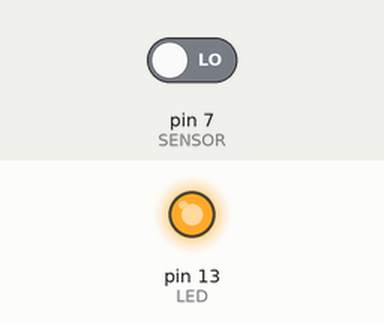
This sketch was run on a simulated Arduino Uno, built with avr-gcc and run on an emulated ATmega328P. On the bench: output pins drawn as LEDs (lit = HIGH). The inputs (shaded band) are chosen by the test bench; at power-on: pin 7 (SENSOR) LOW.

Above: at 1.8 s.
1.9 s: pin 7 (SENSOR) driven HIGH
At 2.8 s:
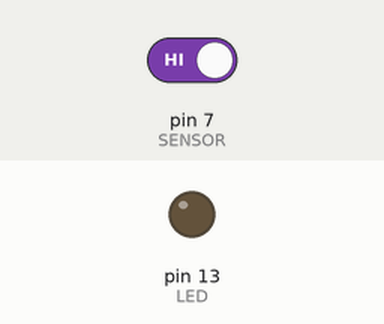
3.5 s: pin 7 (SENSOR) driven LOW
At 3.9 s:
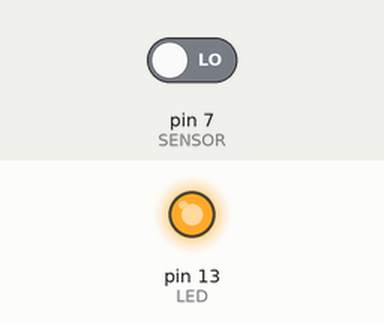
Timing chart, 0 to 6.5 s (numbered marks = the images above; inputs shaded):
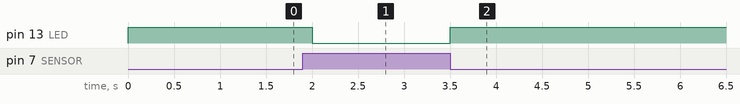

The sketch:

KY-036.ino
```cpp
int SENSOR=7;
int LED=13;
int ESTADO;
void setup() {
  // put your setup code here, to run once:
pinMode(SENSOR,INPUT);
pinMode(LED,OUTPUT);
}

void loop() {
ESTADO=digitalRead(SENSOR);
digitalWrite(LED,!ESTADO);
delay(500);
}
```

Measured:
- after the input at 1.9 s, pin 13 (LED): HIGH → LOW after 0.10 s
- after the input at 3.5 s, pin 13 (LED): LOW → HIGH at once
